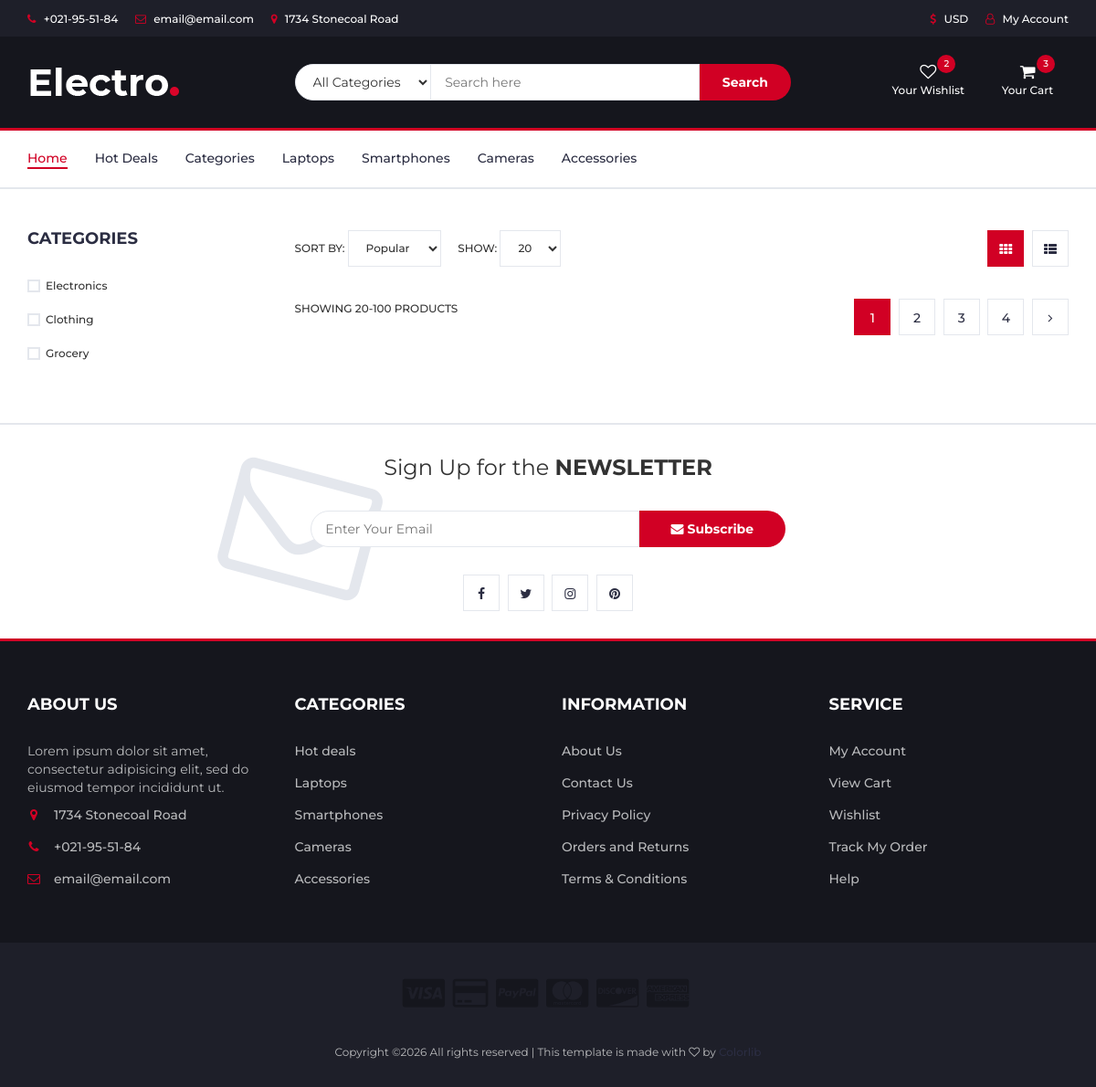
The page /Ecommerce/User/store.php on the database as committed earlier.
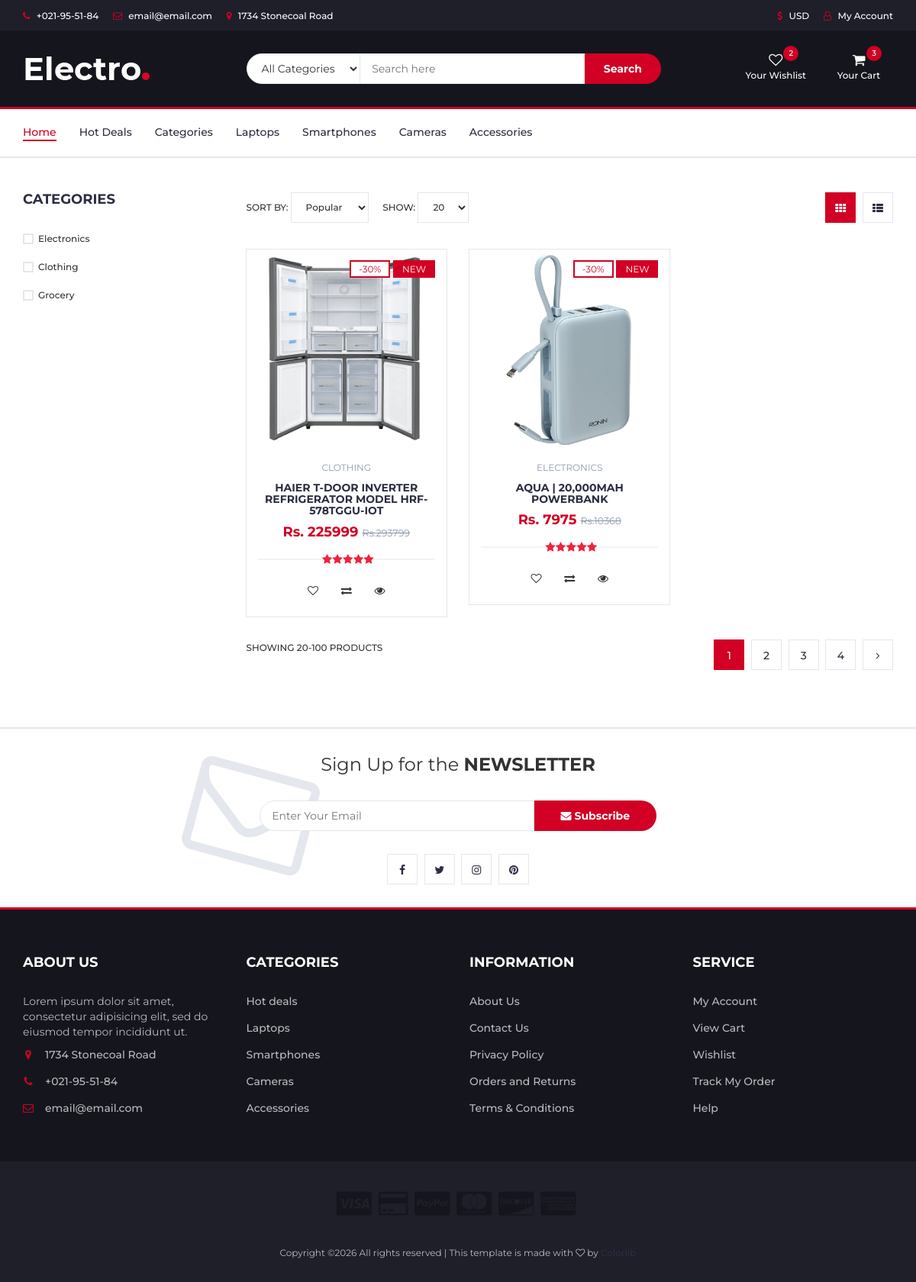
The same page on the database as committed later.
### tables this page shows
CREATE TABLE `categories` (
  `cat_id` int(11) NOT NULL,
  `cat_name` varchar(100) NOT NULL,
  `cat_desc` text NOT NULL
);

CREATE TABLE `products` (
  `product_id` int(11) NOT NULL,
  `title` varchar(250) NOT NULL,
  `description` text NOT NULL,
  `price` double NOT NULL,
  `stock` int(11) NOT NULL,
  `image` varchar(255) NOT NULL,
  `cat_id` int(11) NOT NULL,
  `status` int(11) NOT NULL DEFAULT 1,
  `created_at` datetime NOT NULL DEFAULT current_timestamp()
);

### Ecommerce/User/store.php (the view, shortened to what this page needs)
<?php
@include_once("./components/header.php");
@require_once("../config/connection.php");
$getCategories = "SELECT * FROM `categories` WHERE 1";
$getCategoriesResult = mysqli_query($conn, $getCategories);
$getProducts = "SELECT * FROM `products` as p
INNER JOIN `categories` as c
ON p.cat_id=c.cat_id
WHERE p.status=1;";
$getProductsResult = mysqli_query($conn, $getProducts);
?>
<div class="section">
	<div class="container">
		<div class="row">
			<div id="aside" class="col-md-3">
				<div class="aside">
					<h3 class="aside-title">Categories</h3>
					<div class="checkbox-filter">
					<?php
					while($row = mysqli_fetch_assoc($getCategoriesResult)){
					?>
						<div class="input-checkbox">
							<label for="category-1">
								<span></span>
							<?= $row['cat_name'] ?>
							</label>
						</div>
					<?php
					}
					?>
					</div>
				</div>
			</div>
			<div id="store" class="col-md-9">
				<div class="store-filter clearfix">
					<div class="store-sort">
						<label>
							Sort By:
							<select class="input-select">
								<option value="0">Popular</option>
							</select>
						</label>
						<label>
							Show:
							<select class="input-select">
								<option value="0">20</option>
							</select>
						</label>
					</div>
					<ul class="store-grid">
						<li class="active"><i class="fa fa-th"></i></li>
						<li><a href="#"><i class="fa fa-th-list"></i></a></li>
					</ul>
				</div>
				<div class="row">
	<?php
					while($row1 = mysqli_fetch_assoc($getProductsResult)){
					$oldPrice= round(doubleval($row1["price"]) * 1.3,0);
					?>
					<div class="col-md-4 col-xs-6">
						<div class="product">
							<div class="product-img">
								<img src="../Admin/uploads/<?= $row1["image"] ?>" alt="">
								<div class="product-label">
									<span class="sale">-30%</span>
									<span class="new">NEW</span>
								</div>
							</div>
							<div class="product-body">
								<p class="product-category"><?= $row1["cat_name"] ?></p>
								<h3 class="product-name"><a href="./productDetails.php?id=<?= $row1["product_id"] ?>"><?= $row1["title"] ?></a></h3>
								<h4 class="product-price">Rs. <?= $row1["price"] ?> <del class="product-old-price">Rs.<?= $oldPrice ?></del></h4>
								<div class="product-rating">
									<i class="fa fa-star"></i>
									<i class="fa fa-star"></i>
									<i class="fa fa-star"></i>
									<i class="fa fa-star"></i>
									<i class="fa fa-star"></i>
								</div>
								<div class="product-btns">
									<button class="add-to-wishlist"><i class="fa fa-heart-o"></i><span class="tooltipp">add to wishlist</span></button>
									<button class="add-to-compare"><i class="fa fa-exchange"></i><span class="tooltipp">add to compare</span></button>
									<button class="quick-view"><i class="fa fa-eye"></i><span class="tooltipp">quick view</span></button>
								</div>
							</div>
							<div class="add-to-cart">
								 <form action="./addtocart.php" method="post">
	  <button type="submit" name="addtocart" class="add-to-cart-btn"><i class="fa fa-shopping-cart"></i> add to cart</button>
                </form>
							</div>
						</div>
					</div>
						<?php
					}
					?>
				</div>
				<div class="store-filter clearfix">
					<span class="store-qty">Showing 20-100 products</span>
					<ul class="store-pagination">
						<li class="active">1</li>
						<li><a href="#">2</a></li>
						<li><a href="#">3</a></li>
						<li><a href="#">4</a></li>
						<li><a href="#"><i class="fa fa-angle-right"></i></a></li>
					</ul>
				</div>
			</div>
		</div>
	</div>
</div>
<?php
@include_once("./components/footer.php");
?>

### Ecommerce/User/components/header.php (shortened to what this page needs)
<!DOCTYPE html>
<html lang="en">
	<head>
		<link type="text/css" rel="stylesheet" href="css/bootstrap.min.css"/>
		<link type="text/css" rel="stylesheet" href="css/slick.css"/>
		<link type="text/css" rel="stylesheet" href="css/slick-theme.css"/>
		<link type="text/css" rel="stylesheet" href="css/nouislider.min.css"/>
		<link rel="stylesheet" href="css/font-awesome.min.css">
		<link type="text/css" rel="stylesheet" href="css/style.css"/>
    </head>
	<body>
		<header>
			<div id="top-header">
				<div class="container">
					<ul class="header-links pull-left">
						<li><a href="#"><i class="fa fa-phone"></i> +021-95-51-84</a></li>
						<li><a href="#"><i class="fa fa-envelope-o"></i> email@email.com</a></li>
						<li><a href="#"><i class="fa fa-map-marker"></i> 1734 Stonecoal Road</a></li>
					</ul>
					<ul class="header-links pull-right">
						<li><a href="#"><i class="fa fa-dollar"></i> USD</a></li>
						<li><a href="#"><i class="fa fa-user-o"></i> My Account</a></li>
					</ul>
				</div>
			</div>
			<div id="header">
				<div class="container">
					<div class="row">
						<div class="col-md-3">
							<div class="header-logo">
								<a href="#" class="logo">
									<img src="./img/logo.png" alt="">
								</a>
							</div>
						</div>
						<div class="col-md-6">
							<div class="header-search">
								<form>
									<select class="input-select">
										<option value="0">All Categories</option>
									</select>
									<input class="input" placeholder="Search here">
									<button class="search-btn">Search</button>
								</form>
							</div>
						</div>
						<div class="col-md-3 clearfix">
							<div class="header-ctn">
								<div>
									<a href="#">
										<i class="fa fa-heart-o"></i>
										<span>Your Wishlist</span>
										<div class="qty">2</div>
									</a>
								</div>
								<div class="dropdown">
									<a class="dropdown-toggle" data-toggle="dropdown" aria-expanded="true">
										<i class="fa fa-shopping-cart"></i>
										<span>Your Cart</span>
										<div class="qty">3</div>
									</a>
								</div>
							</div>
						</div>
					</div>
				</div>
			</div>
		</header>
		<nav id="navigation">
			<div class="container">
				<div id="responsive-nav">
					<ul class="main-nav nav navbar-nav">
						<li class="active"><a href="#">Home</a></li>
						<li><a href="#">Hot Deals</a></li>
						<li><a href="#">Categories</a></li>
						<li><a href="#">Laptops</a></li>
						<li><a href="#">Smartphones</a></li>
						<li><a href="#">Cameras</a></li>
						<li><a href="#">Accessories</a></li>
					</ul>
				</div>
			</div>
		</nav>

### Ecommerce/User/components/footer.php (shortened to what this page needs)
		<div id="newsletter" class="section">
			<div class="container">
				<div class="row">
					<div class="col-md-12">
						<div class="newsletter">
							<p>Sign Up for the <strong>NEWSLETTER</strong></p>
							<form>
								<input class="input" type="email" placeholder="Enter Your Email">
								<button class="newsletter-btn"><i class="fa fa-envelope"></i> Subscribe</button>
							</form>
							<ul class="newsletter-follow">
								<li>
									<a href="#"><i class="fa fa-facebook"></i></a>
								</li>
								<li>
									<a href="#"><i class="fa fa-twitter"></i></a>
								</li>
								<li>
									<a href="#"><i class="fa fa-instagram"></i></a>
								</li>
								<li>
									<a href="#"><i class="fa fa-pinterest"></i></a>
								</li>
							</ul>
						</div>
					</div>
				</div>
			</div>
		</div>
		<footer id="footer">
			<div class="section">
				<div class="container">
					<div class="row">
						<div class="col-md-3 col-xs-6">
							<div class="footer">
								<h3 class="footer-title">About Us</h3>
								<p>Lorem ipsum dolor sit amet, consectetur adipisicing elit, sed do eiusmod tempor incididunt ut.</p>
								<ul class="footer-links">
									<li><a href="#"><i class="fa fa-map-marker"></i>1734 Stonecoal Road</a></li>
									<li><a href="#"><i class="fa fa-phone"></i>+021-95-51-84</a></li>
									<li><a href="#"><i class="fa fa-envelope-o"></i>email@email.com</a></li>
								</ul>
							</div>
						</div>
						<div class="col-md-3 col-xs-6">
							<div class="footer">
								<h3 class="footer-title">Categories</h3>
								<ul class="footer-links">
									<li><a href="#">Hot deals</a></li>
									<li><a href="#">Laptops</a></li>
									<li><a href="#">Smartphones</a></li>
									<li><a href="#">Cameras</a></li>
									<li><a href="#">Accessories</a></li>
								</ul>
							</div>
						</div>
						<div class="col-md-3 col-xs-6">
							<div class="footer">
								<h3 class="footer-title">Information</h3>
								<ul class="footer-links">
									<li><a href="#">About Us</a></li>
									<li><a href="#">Contact Us</a></li>
									<li><a href="#">Privacy Policy</a></li>
									<li><a href="#">Orders and Returns</a></li>
									<li><a href="#">Terms & Conditions</a></li>
								</ul>
							</div>
						</div>
						<div class="col-md-3 col-xs-6">
							<div class="footer">
								<h3 class="footer-title">Service</h3>
								<ul class="footer-links">
									<li><a href="#">My Account</a></li>
									<li><a href="#">View Cart</a></li>
									<li><a href="#">Wishlist</a></li>
									<li><a href="#">Track My Order</a></li>
									<li><a href="#">Help</a></li>
								</ul>
							</div>
						</div>
					</div>
				</div>
			</div>
			<div id="bottom-footer" class="section">
				<div class="container">
					<div class="row">
						<div class="col-md-12 text-center">
							<ul class="footer-payments">
								<li><a href="#"><i class="fa fa-cc-visa"></i></a></li>
								<li><a href="#"><i class="fa fa-credit-card"></i></a></li>
								<li><a href="#"><i class="fa fa-cc-paypal"></i></a></li>
								<li><a href="#"><i class="fa fa-cc-mastercard"></i></a></li>
								<li><a href="#"><i class="fa fa-cc-discover"></i></a></li>
								<li><a href="#"><i class="fa fa-cc-amex"></i></a></li>
							</ul>
							<span class="copyright">
								Copyright &copy;<script>document.write(new Date().getFullYear());</script> All rights reserved | This template is made with <i class="fa fa-heart-o" aria-hidden="true"></i> by <a href="https://colorlib.com" target="_blank">Colorlib</a>
							</span>
						</div>
					</div>
				</div>
			</div>
		</footer>
	</body>
</html>

Rows that differ between the two databases and show on the page:
now on this page (row edited): products: image (picture), cat.cat_name "CLOTHING", title "HAIER T-DOOR INVERTER REFRIGERATOR MODEL HRF-578TGGU-IOT", price "225999", price "293799"
added products: image (picture), cat.cat_name "ELECTRONICS", title "AQUA | 20,000MAH POWERBANK", price "7975", price "10368"
